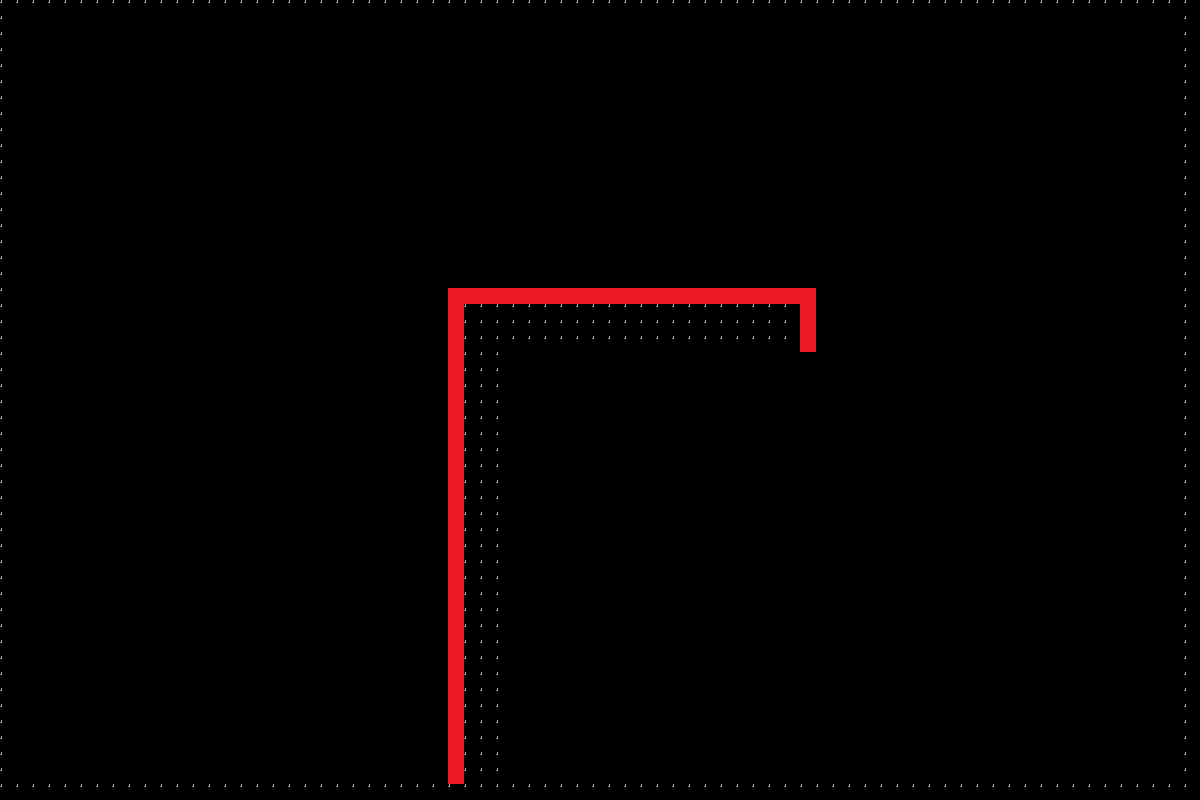

This game map was drawn from its Tiled (.tmx) file and the tilesets committed beside it. A one-line description and the trimmed map source follow:
An orthogonal 75x50 tile map with 16x16 px tiles, 1 tile layer (Tile Layer 1) and 1 object (bullet_pickup).

<map version="1.10" tiledversion="1.12.2" orientation="orthogonal" renderorder="right-down" width="75" height="50" tilewidth="16" tileheight="16" infinite="0" nextlayerid="3" nextobjectid="2">
 <tileset firstgid="1" source="place_holder_tileset.tsx" />
 <layer id="1" name="Tile Layer 1" width="75" height="50">
  <data>[3750 cells, 446 non-empty, 2 distinct tile ids]</data>
 </layer>
 <objectgroup id="2" name="object_layer">
  <object id="1" name="bullet_pickup" x="162.01" y="160.277" width="90" height="60">
   <properties>
    <property name="ability_type" value="bullet_pickup" />
   </properties>
  </object>
 </objectgroup>
</map>
